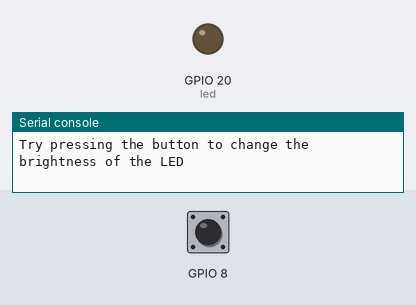
This program was run on a simulated ESP32 board running MicroPython. On the bench: output pins drawn as LEDs (lit = HIGH), the last lines printed to the serial console. The inputs (shaded band) are chosen by the test bench; at power-on: GPIO 8 HIGH.

Above: at 1.2 s.
1.3 s: GPIO 8 pulled LOW for 0.15 s
At 2.5 s:
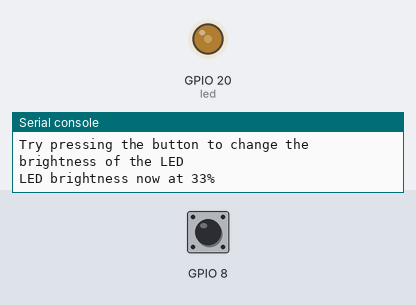
2.9 s: GPIO 8 pulled LOW for 1 s
At 3.9 s:
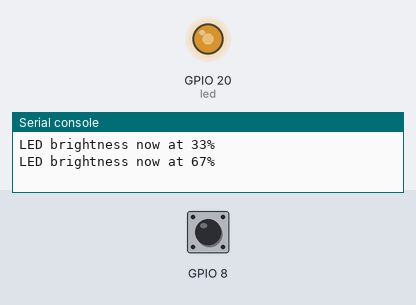
5.4 s: GPIO 8 pulled LOW for 0.15 s
At 5.8 s:
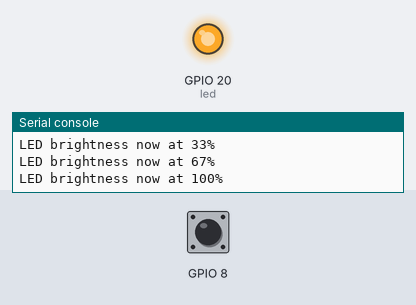
7.0 s: GPIO 8 pulled LOW for 3.2 s
At 8.3 s:
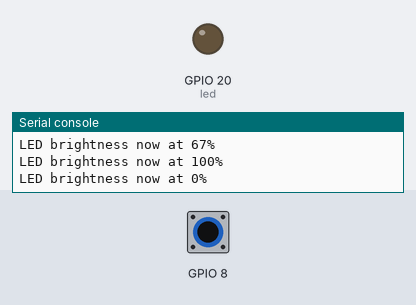
Timing chart, 0 to 10.0 s (numbered marks = the images above; inputs shaded):
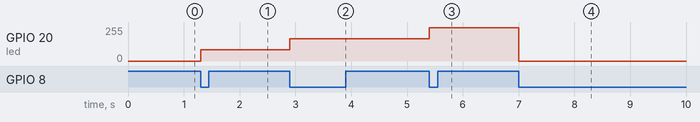

The program:

project_2_button.py
```python
"""
This example shows how you can hook up a button to change
the flow of the running program when pressed. Here we are
using the pulse width modulation feature of a Pin to change
how bright the LED appears. Each time the button is pressed,
we rotate through the list of brightness levels (0-1000) and
set the new duty cycle.

This example uses an interrupt handler (IRQ) on the Pin that
the button is attached to. When the button is pressed, a
hardware signal causes the current place in the program to
be interrupted and the callback we set to be executed before
normal control is returned.

Also note that we are using a custom DebouncedButton class.
This is due to how most buttons work. When pressed, the contacts
may bounce a few times causing multiple signals to be sent.
This is something we want to avoid so we set a small timeout
between presses.
"""

from machine import Pin, PWM

from debounced_button import DebouncedButton


# This is the list of possible values for the brightness
# of the LED that our button will cycle through. The min
# that is supported is 0 and the max is 1000
brightness_list = [0, 333, 666, 1000]
brightness = 0


def toggle_led(pin):
    """This function is used as a callback for the interrupt
    handler of the button signal. It will rotate through the
    list of brightnesses and set the new duty cycle for the Pin
    """

    global brightness
    brightness += 1
    if brightness >= len(brightness_list):
        brightness = 0
    new_duty = brightness_list[brightness]
    led.duty(new_duty)
    print("LED brightness now at %.0f%%" % (new_duty / 1000 * 100))


# set up our Pin where the LED is attached
led = PWM(Pin(20))
led.duty(0)

# set up the Pin where our button is attached
button = DebouncedButton(8, toggle_led)

print("Try pressing the button to change the brightness of the LED")
try:
    while True:
        pass
except KeyboardInterrupt:
    # We're catching the exception if the user sends a ctrl+c
    # signal through the REPL
    pass
```

debounced_button.py
```python
"""
This class is meant to be used with a button where
it is desirable to prevent the physical bouncing from
calling the IRQ callback multiple times in a short period
of time.
"""

from machine import Pin
import utime


class DebouncedButton:
    def __init__(self, pin_num, action):
        self.pin = Pin(pin_num, mode=Pin.IN, pull=Pin.PULL_UP)
        self.action = action
        self.pin.irq(handler=self._action, trigger=Pin.IRQ_FALLING)
        self.last_triggered = utime.ticks_ms()

    def _action(self, pin):
        if utime.ticks_diff(utime.ticks_ms(), self.last_triggered) < 300:
            return
        self.action(pin)
        self.last_triggered = utime.ticks_ms()
```

Measured:
- after the input at 1.3 s, GPIO 20 (led): 0/255 → 83/255 at once
- after the input at 2.9 s, GPIO 20 (led): 83/255 → 166/255 at once
- after the input at 5.4 s, GPIO 20 (led): 166/255 → 249/255 at once
- after the input at 7.0 s, GPIO 20 (led): 249/255 → 0/255 at once
